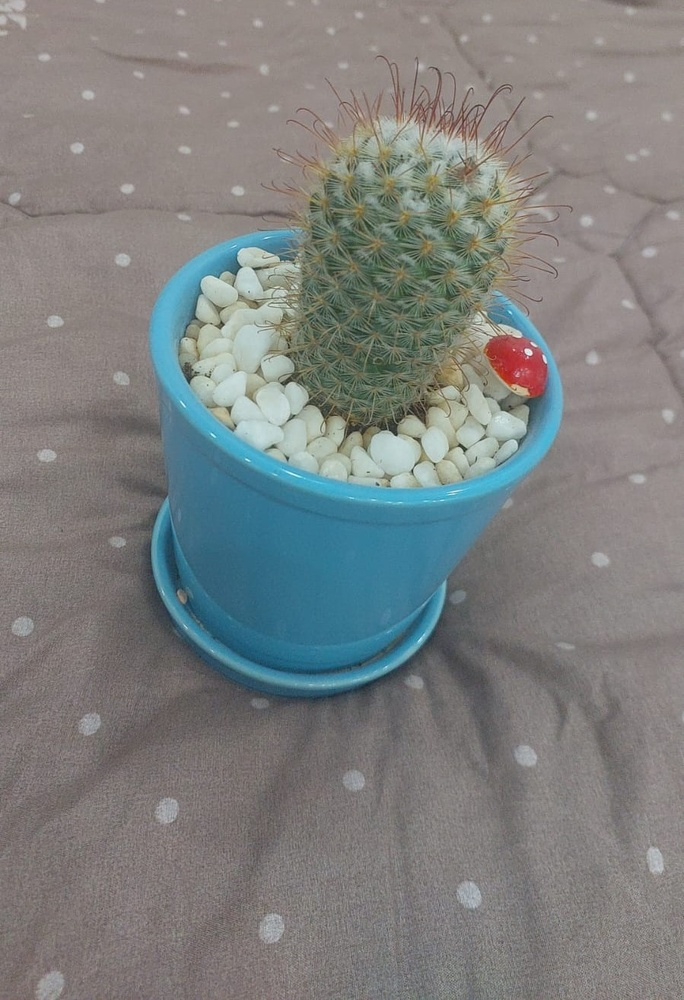
#> input picture part1_image_processing/input.jpg, 684 x 1000 px, shrunk from 899 x 1315 before the run, found by its file name
$ python main.py
#> lines starting #> are read from the running program, lines starting #| are printed output that depends on the picture; after the words box and inside, x2 and y2 are one past the last pixel; in counts of white or black regions, pixels touching at a corner belong together; long printed decimals are rounded
import cv2
import numpy as np
import matplotlib.pyplot as plt
import random

# Load in color first
image = cv2.imread('part1_image_processing/input.jpg')
#> image is the input picture: shape (1000, 684, 3); mean B, G, R 127, 127.9, 125.3
if image is None:
    raise Exception("Image not found!")

# Add watermark text to the image (black color for a bright image)
watermark_text = "Ahmad Khalil - 12027692"
font = cv2.FONT_HERSHEY_SIMPLEX
(text_width, text_height), _ = cv2.getTextSize(watermark_text, font, 1, 2)

# Compute max x and y where the text can be placed without going out of bounds
max_x = image.shape[1] - text_width
#> max_x = 260
max_y = image.shape[0] - text_height
#> max_y = 978

# Generate random position
x = random.randint(0, max_x)
#> x = 197
y = random.randint(text_height, image.shape[0])  # ensure y is below top and above bottom
#> y = 798

# Put the text at the random position
cv2.putText(image, watermark_text, (x, y), font, 1, (0, 0, 0), 2)
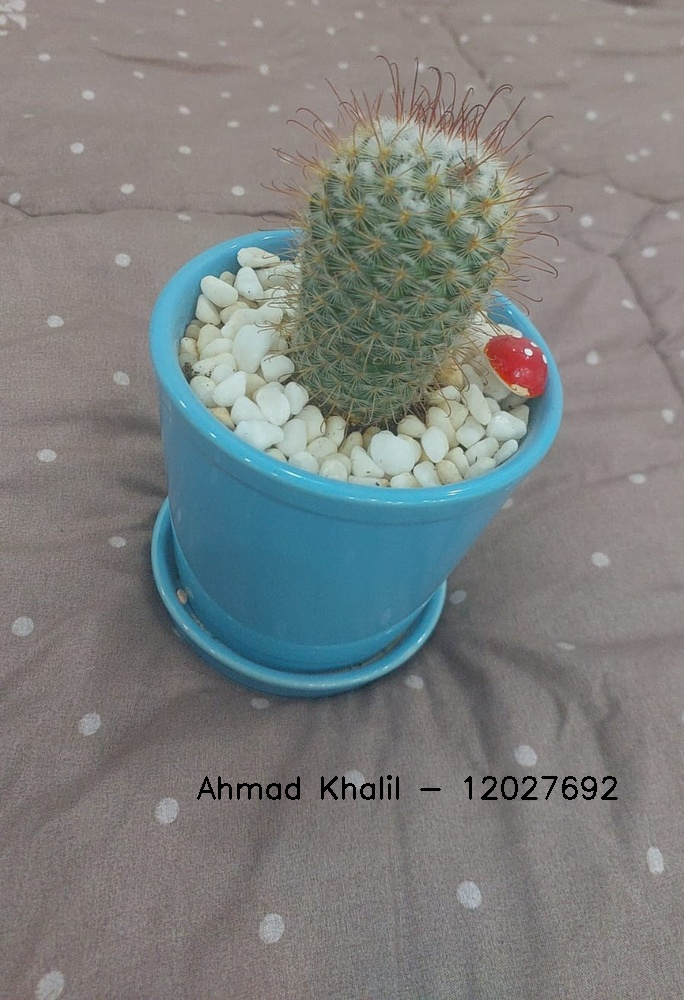
#> image: shape (1000, 684, 3); 0.4% of pixels changed, all inside (x1, y1, x2, y2) = (197, 775, 618, 800)

cv2.imwrite("watermarked_image.jpg", image)

image_gray = cv2.cvtColor(image, cv2.COLOR_BGR2GRAY)
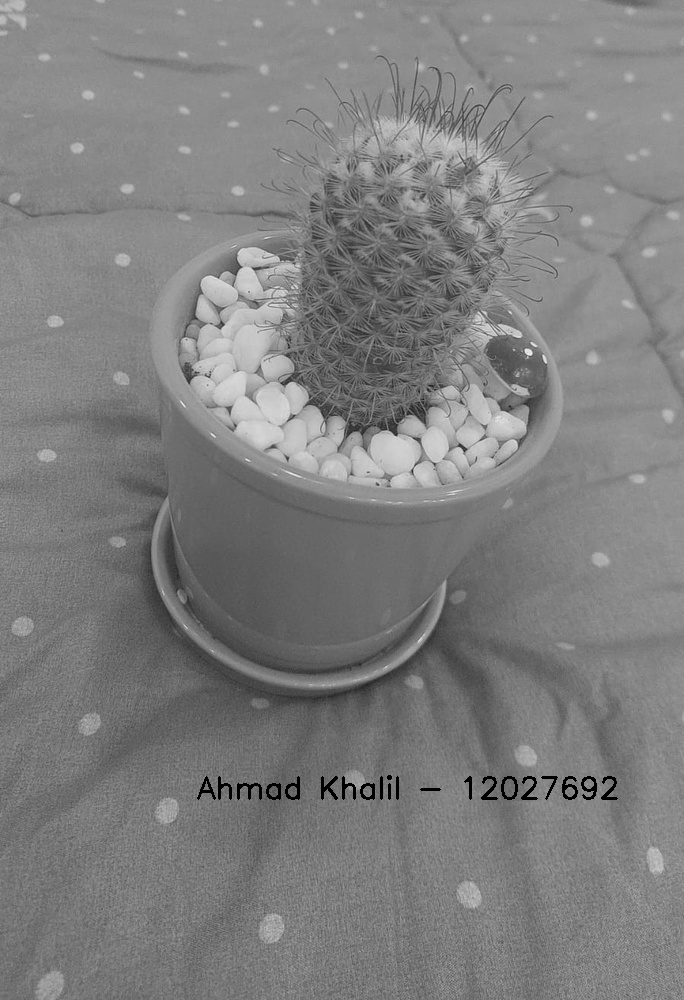
#> image_gray: shape (1000, 684); min 0, max 240, mean 126.6
cv2.imwrite("grayscale_image.jpg", image_gray)

# Calculate mean, min, max of grayscale image
mean_val = np.mean(image_gray)
#> mean_val = 126.6
min_val = np.min(image_gray)
#> min_val = 0
max_val = np.max(image_gray)
#> max_val = 240

print("Grey Image height, width:", image_gray.shape)  # (height, width)
#| Grey Image height, width: (1000, 684)

if len(image_gray.shape) == 2:
    print("Grayscale Color Channels: 1")
else:
    print(f"Grayscale Color Channels: {image_gray.shape[2]}")

print("Mean Value:", mean_val, "Min Value:", min_val, "Max Value:", max_val)
#| Mean Value: 126.562 Min Value: 0 Max Value: 240


c = 1.63
print("Random Brightness Coefficient (c):", c)
# Apply brightness modification
image_bright = image_gray.astype(np.float32) * c
image_bright = np.clip(image_bright, 0, 255).astype(np.uint8)
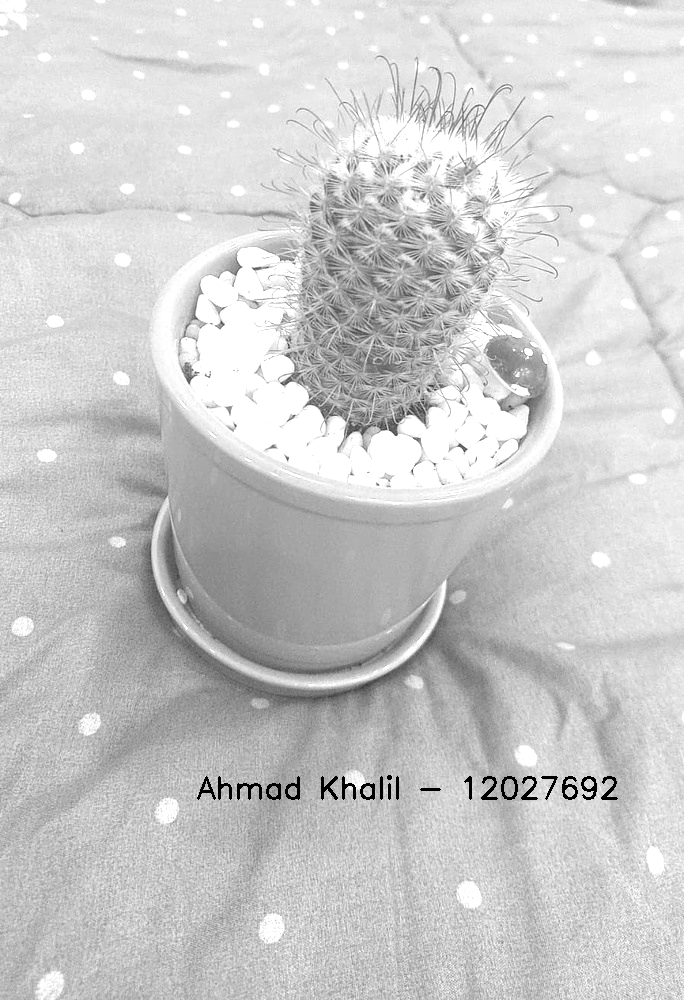
#> image_bright: shape (1000, 684); min 0, max 255, mean 203.3
cv2.imwrite("brightness_modified.jpg", image_bright)
plt.hist(image_bright.flatten(), bins=256, range=(0, 255))
plt.title("Histogram of the Modified-brightness Image")

# Apply linear contrast stretching
min_val_bright = np.min(image_bright)
#> min_val_bright = 0
max_val_bright = np.max(image_bright)
#> max_val_bright = 255
if max_val_bright > min_val_bright:
    image_stretched = (image_bright - min_val_bright) * (255.0 / (max_val_bright - min_val_bright))
else:
    image_stretched = image_bright.copy()
image_stretched = np.clip(image_stretched, 0, 255).astype(np.uint8)

mean_pixel_value = np.mean(image_gray)
#> mean_pixel_value = 126.6
dark_threshold = 120
if mean_pixel_value > dark_threshold:
    gamma = 1.5
    image_gamma_dark = np.uint8(np.clip(c * np.power(image_gray / 255.0, gamma) * 255.0, 0, 255))
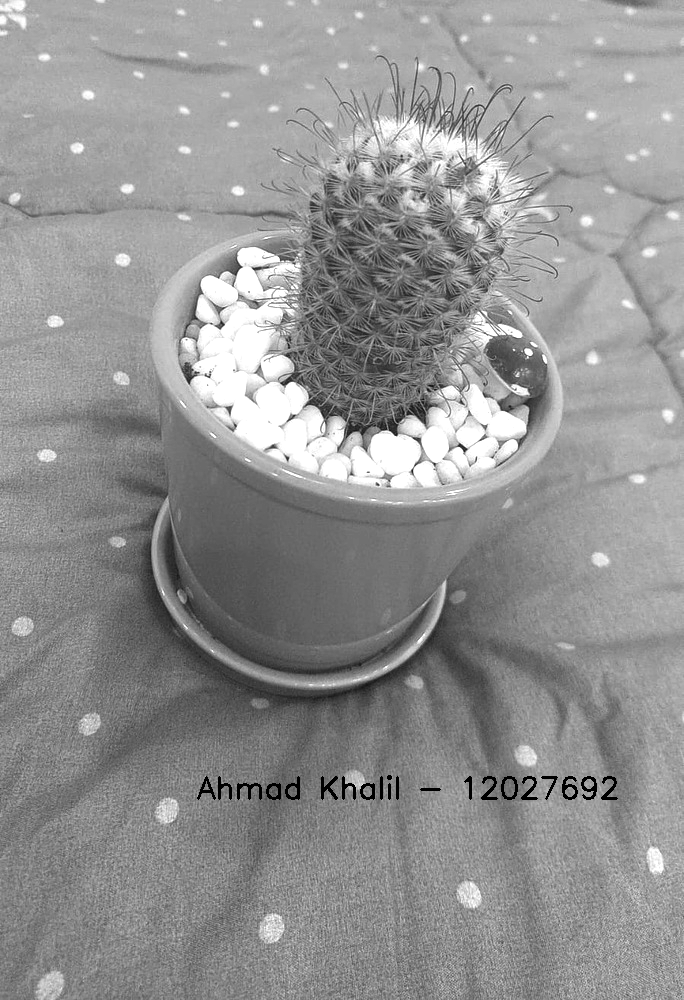
#> image_gamma_dark: shape (1000, 684); min 0, max 255, mean 146.3
    corrected_image = image_gamma_dark
else:
    corrected_image = image_stretched
cv2.imwrite("corrected_image.jpg", corrected_image)

# Display comparison between 3 images: original watermarked, grayscale, and brightness modified
plt.figure(figsize=(15, 5))

plt.subplot(1, 3, 1)
plt.title("Grayscale Image")
plt.imshow(cv2.cvtColor(image_gray, cv2.COLOR_BGR2RGB))
plt.axis('off')

plt.subplot(1, 3, 2)
plt.title("brightness-modified Image")
plt.imshow(image_bright, cmap='gray')
plt.axis('off')

plt.subplot(1, 3, 3)
plt.title(f"corrected_image (c={c})")
plt.imshow(corrected_image, cmap='gray')
plt.axis('off')
plt.show()
#> figure, not shown here; tallest bar 44800 high, from x = 254 to 255
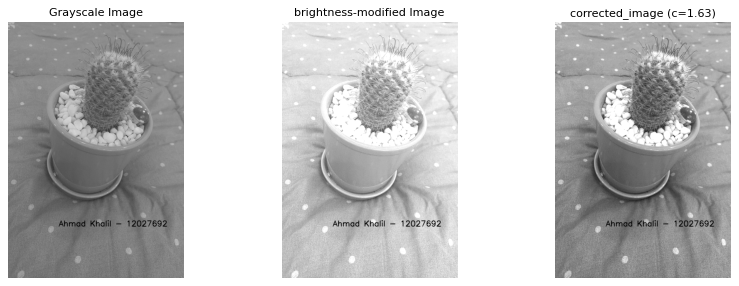
#> figure drawn by matplotlib, 3 panels
#---------------------------------------------------------------------------------------
plt.figure(figsize=(14, 5))

plt.subplot(1, 2, 1)
plt.hist(image_gray.flatten(), bins=256, range=(0, 255))
plt.title("Histogram of Grey Image")

#Create two subplots side by side
plt.subplot(1, 2, 2)
plt.hist(corrected_image.flatten(), bins=256, range=(0, 255))
plt.title("Histogram of the corrected Image")

plt.tight_layout()  # Adjust the spacing between subplots
plt.show()
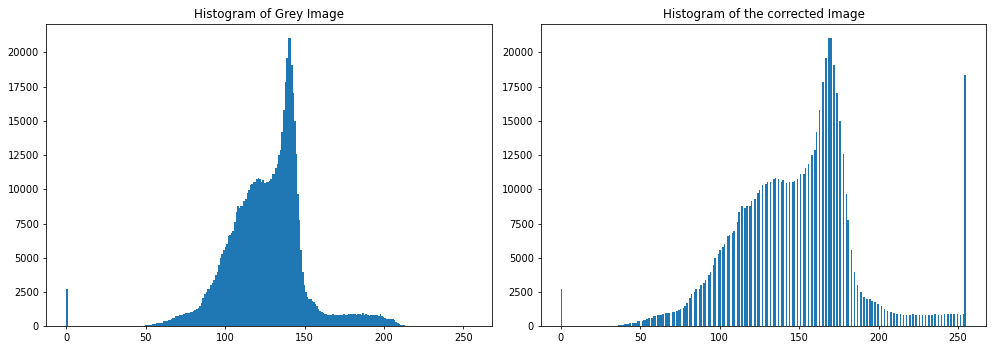
#> figure drawn by matplotlib, 2 panels; panel 1: tallest bar 21050 high, from x = 139.5 to 140.4; panel 2: tallest bar 21050 high, from x = 168.3 to 169.3

# Amount of noise (e.g., 2% noise)
amount = 0.02
# Create a copy of the image
noisy = image_stretched.copy()
# Add salt (white pixels)
salt = np.random.random(image_stretched.shape) < amount / 2
noisy[salt] = 255
# Add pepper (black pixels)
pepper = np.random.random(image_stretched.shape) < amount / 2
noisy[pepper] = 0
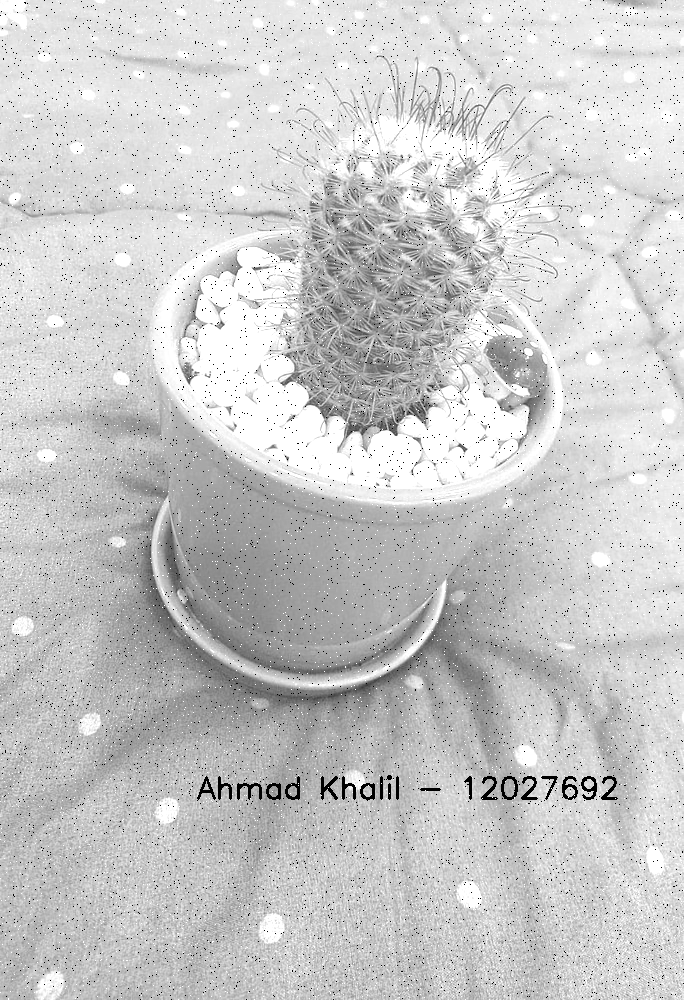
#> noisy: shape (1000, 684); min 0, max 255, mean 201.8
# Save the noisy image
cv2.imwrite("noisy_image.jpg", noisy)

mean_filtered = cv2.blur(noisy, (3, 3))
cv2.imwrite("noisy_mean_image.jpg", mean_filtered)

bilateral_filtered = cv2.bilateralFilter(mean_filtered, d=9, sigmaColor=75, sigmaSpace=75)
cv2.imwrite("bilateral_filtered.jpg", bilateral_filtered)

median_filtered = cv2.medianBlur(noisy, 3)
cv2.imwrite("noisy_median_image.jpg", median_filtered)
